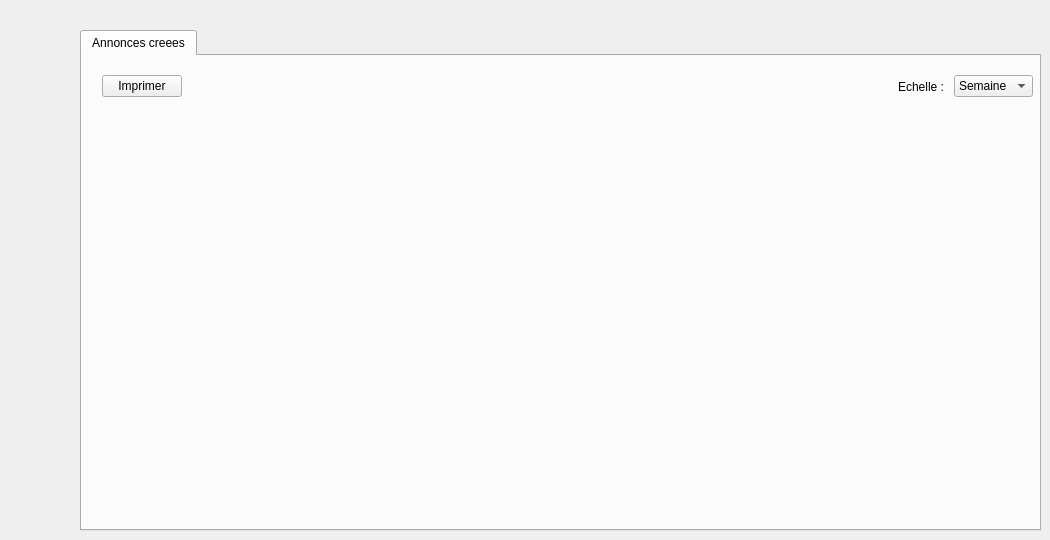
   <widget class="QWidget" name="page_9">
    <widget class="QTabWidget" name="tabWidget">
     <property name="geometry">
      <rect>
       <x>80</x>
       <y>30</y>
       <width>961</width>
       <height>501</height>
      </rect>
     </property>
     <property name="currentIndex">
      <number>0</number>
     </property>
     <widget class="QWidget" name="tab_5">
      <attribute name="title">
       <string>Annonces creees</string>
      </attribute>
      <widget class="QFrame" name="bar_chart">
       <property name="geometry">
        <rect>
         <x>30</x>
         <y>60</y>
         <width>891</width>
         <height>401</height>
        </rect>
       </property>
       <layout class="QVBoxLayout" name="verticalLayout_6"/>
      </widget>
      <widget class="QWidget" name="layoutWidget">
       <property name="geometry">
        <rect>
         <x>20</x>
         <y>10</y>
         <width>931</width>
         <height>41</height>
        </rect>
       </property>
       <layout class="QHBoxLayout" name="horizontalLayout_29">
        <item>
         <widget class="QPushButton" name="pushButton_imprimer">
          <property name="text">
           <string>Imprimer</string>
          </property>
         </widget>
        </item>
        <item>
         <spacer name="horizontalSpacer_8">
          <property name="orientation">
           <enum>Qt::Horizontal</enum>
          </property>
          <property name="sizeHint" stdset="0">
           <size>
            <width>578</width>
            <height>20</height>
           </size>
          </property>
         </spacer>
        </item>
        <item>
         <layout class="QHBoxLayout" name="horizontalLayout_28">
          <item>
           <widget class="QLabel" name="label_echelleAnnonce">
            <property name="text">
             <string>Echelle : </string>
            </property>
           </widget>
          </item>
          <item>
           <widget class="QComboBox" name="echelle">
            <item>
             <property name="text">
              <string>Semaine</string>
             </property>
            </item>
            <item>
             <property name="text">
              <string>Mois</string>
             </property>
            </item>
            <item>
             <property name="text">
              <string>Annee</string>
             </property>
            </item>
           </widget>
          </item>
         </layout>
        </item>
       </layout>
      </widget>
     </widget>
    </widget>
    <widget class="QPushButton" name="pushButton_PrecendentStatAnnonces">
     <property name="geometry">
      <rect>
       <x>20</x>
       <y>20</y>
       <width>41</width>
       <height>41</height>
      </rect>
     </property>
     <property name="styleSheet">
      <string notr="true">background-color: transparent; border: 0px </string>
     </property>
     <property name="text">
      <string/>
     </property>
     <property name="icon">
      <iconset resource="resources.qrc">
       <normaloff>:/new/prefix1/resources/icons8-annuler-48.png</normaloff>:/new/prefix1/resources/icons8-annuler-48.png</iconset>
     </property>
     <property name="iconSize">
      <size>
       <width>80</width>
       <height>80</height>
      </size>
     </property>
    </widget>
   </widget>
